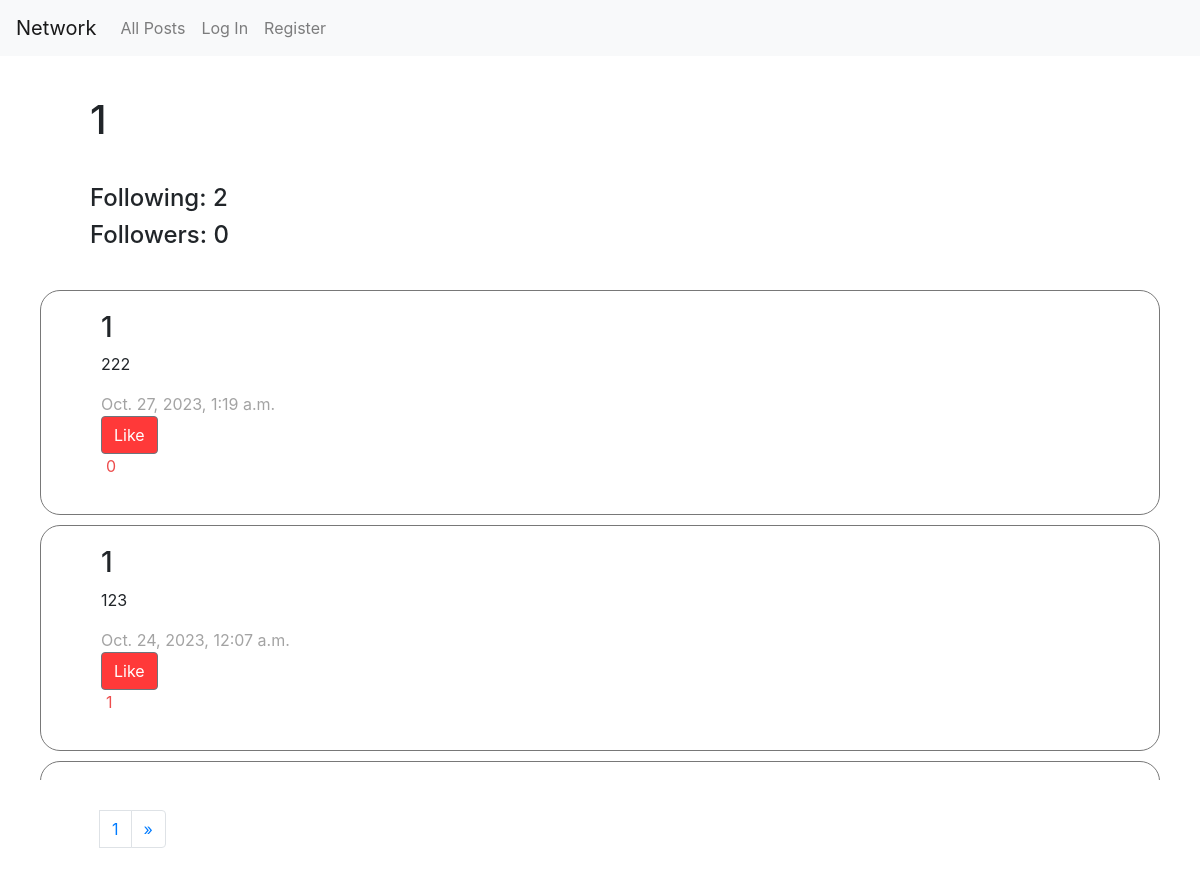
The page /1 on the database its author committed.
### network/models.py (models this page shows)
class User(AbstractUser):
    pass

class Post(models.Model):
    user = models.ForeignKey(User, on_delete=models.CASCADE, blank=True, null=True,related_name="poster")
    content = models.TextField(blank=False)
    like = models.IntegerField(default=0)
    created_at = models.DateTimeField(auto_now_add=True)
    is_liked = models.BooleanField(default=False)

### network/views.py (the view)
# urls.py: path("<int:user_id>", views.profile, name="profile"),
def profile(request,user_id):
    user = User.objects.get(id=user_id)
    posts = Post.objects.filter(user=user).order_by('-created_at')
    try:
        likes = Like.objects.filter(user=user)
    except Like.DoesNotExist:
        likes = None
    if likes is not None:
        for post in posts:
            for like in likes:
                if like.post == post:
                    post.is_liked = True
                    break
                else:
                    post.is_liked = False
    followed = False
    try:
        following = Following.objects.filter(user=user)
    except Following.DoesNotExist:
        following = None
    if following is not None:
        following = Following.objects.filter(user=user).all()
        following_number = len(following)
    else:
        following_number = 0
    try:
        follower = Follower.objects.filter(user=user)
    except Follower.DoesNotExist:
        follower = None
    if follower is not None:
        follower = Follower.objects.filter(user=user).all()
        follower_number = len(follower)
        for f in follower:
            if f.user == user:
                followed = True
                break
    else:
        follower_number = 0
    paginator = Paginator(posts, 10)
    page_number = request.GET.get('page')
    page_obj = paginator.get_page(page_number)
    return render(request, "network/profile.html", {
        "requestUser": request.user,
        "profile_owner": user,
        "posts": page_obj,
        "following_number": following_number,
        "follower_number": follower_number,
        "followed": followed,
    })

### network/templates/network/profile.html (shortened to what this page needs)
{% extends "network/layout.html" %}
{% load static %}
{% block body %}
    <h1 style="margin-left: 90px;" id="currentuser" data-profile_ownerId="{{profile_owner.id}}" data-myId="{{user.id}}">{{profile_owner.username}}</h1>
    <div class="follow_situation">
        <h4>Following: {{following_number}}</h4>
        <h4>Followers: {{follower_number}}</h4>
    </div>
    <div id="content">
        {% for post in posts %}
        <div id="post">
            <h3>{{post.user}}</h3>
            <div id="replaceTextarea{{post.id}}">
                <p id="message">{{post.content}}</p>
                <p id="time">{{post.created_at}}</p>
                    {% if user.is_authenticated %}
                        {% if post.is_liked == True %}
                        <button type="button" class="btn btn-secondary" value="{{post.id}}" style="background-color: rgb(255, 57, 57);" onclick="like(this)">Unlike</button>
                        {% else %}
                        <button type="button" class="btn btn-secondary" value="{{post.id}}" style="background-color: rgb(255, 57, 57);" onclick="like(this)">Like</button>
                        {% endif %}
                    {% else %}
                    <button type="button" class="btn btn-secondary" value="{{post.id}}" style="background-color: rgb(255, 57, 57);" onclick="unloginlike()">Like</button>
                    {% endif %}
                    <p id="like_number">{{post.like}}<p>
            </div>
        </div>
        {% empty %}
            <h3>No post</h3>
        {% endfor %}
    </div>
    <div class="pagination">
        <nav aria-label="Page navigation example">
            <ul class="pagination">
            <li class="page-item"><a class="page-link" href="?page={{ posts.number }}">{{ posts.number }}</a></li>
            <li class="page-item">
                {% if posts.has_next %}
                    <a class="page-link" href="?page={{ posts.next_page_number }}" aria-label="Next">
                        <span aria-hidden="true">&raquo;</span>
                </a>
                {% endif %}
            </li>
            </ul>
        </nav>
    </div>
{% endblock %}

### network/static/network/styles.css (style rules this page uses)
h1 { margin: 40px; }
#content { margin: 30px; height: 500px; overflow: auto; }
#post { margin: 10px; border-radius: 20px; border: 1px solid #787878; padding: 20px 20px 20px 60px; }
#time { color: #a3a3a3; margin: 0%; }
#like_number { margin-left: 5px; color: rgb(237, 77, 77); }
.follow_situation { margin-left: 90px; display: block; }
.pagination { margin-left: 50px; }

### rows shown on the page
User: username "1"
Post: user "1", content "222", created_at "Oct. 27, 2023, 1:19 a.m.", {{ post.id }} 23 (drawn), like "0"
Post: user "1", content "123", created_at "Oct. 24, 2023, 12:07 a.m.", {{ post.id }} 22 (drawn), like "1"

### other values the page prints
{{ following_number }} "2"
{{ follower_number }} "0"
{{ posts.number }} "1"
